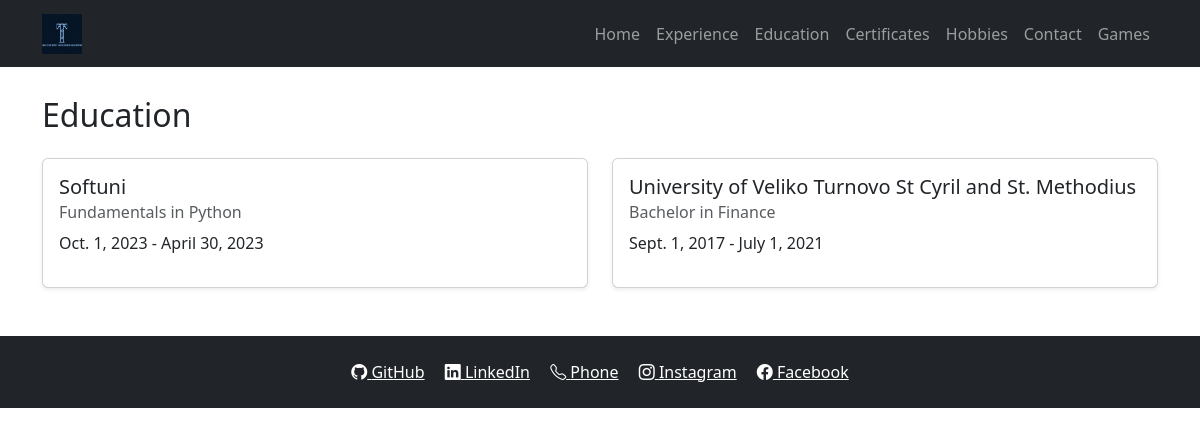
The app's page /education/ with its own data.
### education/models.py (models this page shows, shortened)
class Education(models.Model):
    school = models.CharField(max_length=100)
    degree = models.CharField(max_length=100)
    field = models.CharField(max_length=100)
    start_date = models.DateField()
    end_date = models.DateField(null=True, blank=True)
    notes = models.TextField(blank=True)

### education/views.py (the view)
# urls.py: path('', views.home, name='certificates-home'),
def home(request):
    schools = Education.objects.all().order_by('-start_date')
    return render(request, 'education/home.html', {'schools': schools})

### education/templates/education/home.html (shortened to what this page needs)
{% extends "base.html" %}
{% block content %}
<h2 class="mb-4">Education</h2>
<div class="row row-cols-1 row-cols-md-2 g-4">
    {% for school in schools %}
    <div class="col">
        <div class="card shadow-sm">
            <div class="card-body">
                <h5 class="card-title">{{ school.school }}</h5>
                <h6 class="card-subtitle mb-2 text-muted">{{ school.degree }} in {{ school.field }}</h6>
                <p class="card-text">{{ school.start_date }} - {{ school.end_date|default:"Present" }}</p>
            </div>
        </div>
    </div>
    {% endfor %}
</div>
{% endblock %}

### records on screen
Education: school "Softuni", degree "Fundamentals", field "Python", start_date "Oct. 1, 2023", end_date "April 30, 2023"
Education: school "University of Veliko Turnovo St Cyril and St. Methodius", degree "Bachelor", field "Finance", start_date "Sept. 1, 2017", end_date "July 1, 2021"
